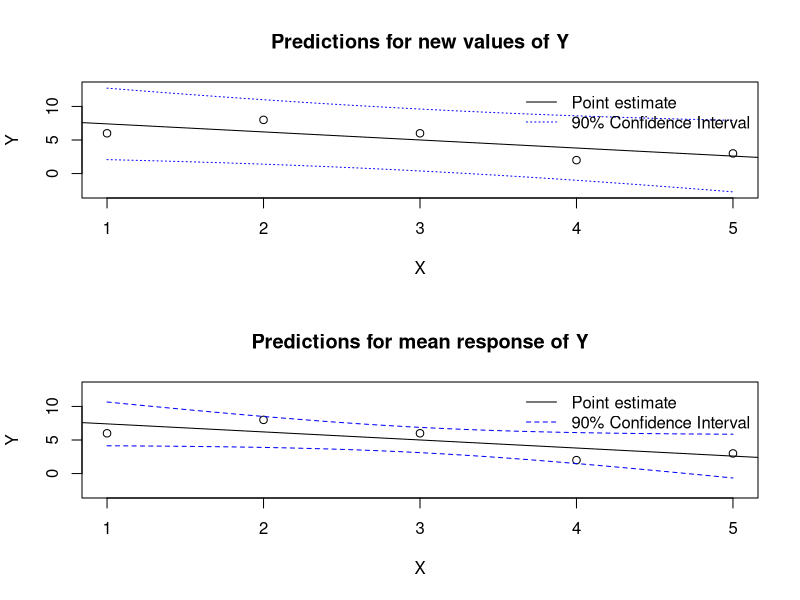

Reproduce this figure in R.
## ---- chunk 1
#| label: fig-predictionintervals
#| code-fold: true
#| fig-asp: 1.8
#| fig-cap: "Prediction intervals for OLS regression"

X <- c(1,2,3,4,5)
Y <- c(6,8,6,2,3)
y0 <- predict(lm(Y~X),newdata=data.frame(X=seq(1,5,0.1)),
               level=0.9,interval='prediction')
mu0 <- predict(lm(Y~X),newdata=data.frame(X=seq(1,5,0.1)),
               level=0.9,interval='confidence')

par(mfrow=c(2,1))
plot(X,Y,ylim=c(-3,13),main='Predictions for new values of Y')
abline(reg=lm(Y~X))
lines(seq(1,5,0.1),y0[,2],lty=3,col='#0000ff')
lines(seq(1,5,0.1),y0[,3],lty=3,col='#0000ff')
legend(x='topright',bty='n',lty=c(1,3),col=c('#000000','#0000ff'),
       legend=c('Point estimate','90% Confidence Interval'))

plot(X,Y,ylim=c(-3,13),main='Predictions for mean response of Y')
abline(reg=lm(Y~X))
lines(seq(1,5,0.1),mu0[,2],lty=2,col='#0000ff')
lines(seq(1,5,0.1),mu0[,3],lty=2,col='#0000ff')
legend(x='topright',bty='n',lty=c(1,2),col=c('#000000','#0000ff'),
       legend=c('Point estimate','90% Confidence Interval'))

